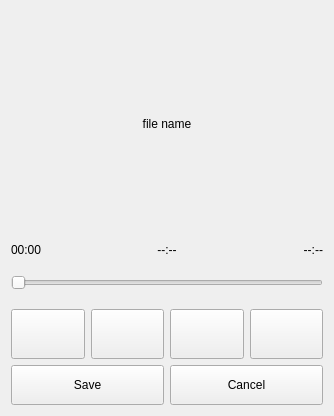
<ui version="4.0" >
 <class>AudioDialog</class>
 <widget class="QWidget" name="AudioDialog" >
  <property name="geometry" >
   <rect>
    <x>0</x>
    <y>0</y>
    <width>334</width>
    <height>416</height>
   </rect>
  </property>
  <property name="windowTitle" >
   <string>Audio Player</string>
  </property>
  <layout class="QVBoxLayout" >
   <item>
    <widget class="QLabel" name="labelFileName" >
     <property name="sizePolicy" >
      <sizepolicy vsizetype="Expanding" hsizetype="Preferred" >
       <horstretch>0</horstretch>
       <verstretch>0</verstretch>
      </sizepolicy>
     </property>
     <property name="text" >
      <string>file name</string>
     </property>
     <property name="alignment" >
      <set>Qt::AlignCenter</set>
     </property>
    </widget>
   </item>
   <item>
    <layout class="QHBoxLayout" >
     <item>
      <widget class="QLabel" name="elapsedTime" >
       <property name="text" >
        <string>00:00</string>
       </property>
      </widget>
     </item>
     <item>
      <widget class="QLabel" name="remainingTime" >
       <property name="text" >
        <string>--:--</string>
       </property>
       <property name="alignment" >
        <set>Qt::AlignCenter</set>
       </property>
      </widget>
     </item>
     <item>
      <widget class="QLabel" name="totalTime" >
       <property name="text" >
        <string>--:--</string>
       </property>
       <property name="alignment" >
        <set>Qt::AlignRight|Qt::AlignTrailing|Qt::AlignVCenter</set>
       </property>
      </widget>
     </item>
    </layout>
   </item>
   <item>
    <widget class="QSlider" name="slider" >
     <property name="minimumSize" >
      <size>
       <width>0</width>
       <height>40</height>
      </size>
     </property>
     <property name="orientation" >
      <enum>Qt::Horizontal</enum>
     </property>
    </widget>
   </item>
   <item>
    <layout class="QHBoxLayout" >
     <item>
      <widget class="QPushButton" name="rewindButton" >
       <property name="sizePolicy" >
        <sizepolicy vsizetype="Preferred" hsizetype="Minimum" >
         <horstretch>0</horstretch>
         <verstretch>0</verstretch>
        </sizepolicy>
       </property>
       <property name="minimumSize" >
        <size>
         <width>0</width>
         <height>50</height>
        </size>
       </property>
       <property name="text" >
        <string/>
       </property>
       <property name="icon" >
        <iconset>Documents/icons/backward.png</iconset>
       </property>
      </widget>
     </item>
     <item>
      <widget class="QPushButton" name="playButton" >
       <property name="sizePolicy" >
        <sizepolicy vsizetype="Preferred" hsizetype="Minimum" >
         <horstretch>0</horstretch>
         <verstretch>0</verstretch>
        </sizepolicy>
       </property>
       <property name="text" >
        <string/>
       </property>
       <property name="icon" >
        <iconset>Documents/icons/play.png</iconset>
       </property>
      </widget>
     </item>
     <item>
      <widget class="QPushButton" name="stopButton" >
       <property name="sizePolicy" >
        <sizepolicy vsizetype="Preferred" hsizetype="Minimum" >
         <horstretch>0</horstretch>
         <verstretch>0</verstretch>
        </sizepolicy>
       </property>
       <property name="text" >
        <string/>
       </property>
       <property name="icon" >
        <iconset>Documents/icons/stop.png</iconset>
       </property>
      </widget>
     </item>
     <item>
      <widget class="QPushButton" name="forwardButton" >
       <property name="sizePolicy" >
        <sizepolicy vsizetype="Preferred" hsizetype="Minimum" >
         <horstretch>0</horstretch>
         <verstretch>0</verstretch>
        </sizepolicy>
       </property>
       <property name="text" >
        <string/>
       </property>
       <property name="icon" >
        <iconset>Documents/icons/forward.png</iconset>
       </property>
      </widget>
     </item>
    </layout>
   </item>
   <item>
    <layout class="QHBoxLayout" >
     <item>
      <widget class="QPushButton" name="saveButton" >
       <property name="sizePolicy" >
        <sizepolicy vsizetype="Preferred" hsizetype="Minimum" >
         <horstretch>0</horstretch>
         <verstretch>0</verstretch>
        </sizepolicy>
       </property>
       <property name="minimumSize" >
        <size>
         <width>0</width>
         <height>40</height>
        </size>
       </property>
       <property name="text" >
        <string>Save</string>
       </property>
      </widget>
     </item>
     <item>
      <widget class="QPushButton" name="cancelButton" >
       <property name="sizePolicy" >
        <sizepolicy vsizetype="Preferred" hsizetype="Minimum" >
         <horstretch>0</horstretch>
         <verstretch>0</verstretch>
        </sizepolicy>
       </property>
       <property name="text" >
        <string>Cancel</string>
       </property>
      </widget>
     </item>
    </layout>
   </item>
  </layout>
 </widget>
 <resources/>
 <connections/>
</ui>
